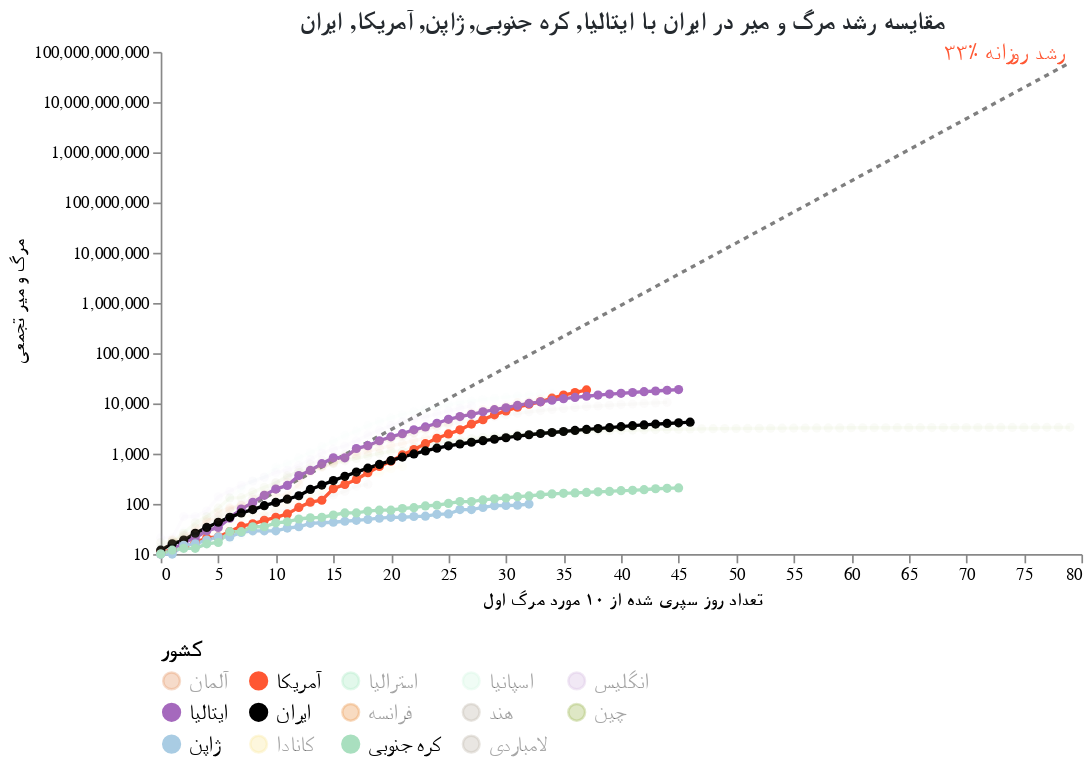

Write notebook code for a chart like this one.
### Code cell
#hide_input
chart = make_since_chart()
chart

### Figure 1 — Vega-Lite specification as saved in the notebook (floating-point values rounded to 4 significant figures; data arrays with more than 128 entries replaced by an {"elided": "..."} marker saying what was removed)
{"config": {"view": {"continuousWidth": 400, "continuousHeight": 300, "strokeOpacity": 0}, "axis": {"grid": false}, "title": {"color": "#24292e", "font": "Tahoma", "fontSize": 15}}, "layer": [{"mark": {"type": "line", "color": "black", "opacity": 0.5, "strokeDash": [3, 3]}, "encoding": {"x": {"type": "quantitative", "field": "Days since 10th death"}, "y": {"type": "quantitative", "field": "Confirmed Cases"}}}, {"mark": {"type": "text", "align": "right", "color": "#FF5733", "dy": -6, "fontSize": 14, "text": "۳۳٪ رشد روزانه"}, "encoding": {"x": {"type": "quantitative", "field": "Days since 10th death"}, "y": {"type": "quantitative", "field": "Confirmed Cases"}}, "transform": [{"filter": "(datum['Days since 10th death'] >= 79)"}]}, {"data": {"name": "data-f8c9fd1bc915c23dace419bb4ce1d984"}, "mark": {"type": "line", "point": true}, "encoding": {"color": {"type": "nominal", "field": "Country", "legend": {"columns": 5, "labelFont": "Tahoma", "labelFontSize": 13, "orient": "bottom", "symbolLimit": 100, "title": "کشور", "titleFont": "Tahoma", "titleFontSize": 14}, "scale": {"domain": ["آلمان", "آمریکا", "استرالیا", "اسپانیا", "انگلیس", "ایتالیا", "ایران", "فرانسه", "هند", "چین", "ژاپن", "کانادا", "کره جنوبی", "لامباردی"], "range": ["#E59866", "#FF5733", "#ABEBC6", "#D5F5E3", "#D7BDE2", "#A569BD", "black", "#EB984E", "#C1B7AD", "#A1BA59", "#A9CCE3", "#F9E79F", "#A9DFBF", "#C1B7AD"]}}, "opacity": {"condition": {"value": 1, "selection": "selector001"}, "value": 0.05}, "tooltip": [{"type": "nominal", "field": "Country"}, {"type": "temporal", "field": "Date"}, {"type": "quantitative", "field": "Confirmed Cases"}, {"type": "quantitative", "field": "Days since 10th death"}], "x": {"type": "quantitative", "axis": {"title": "تعداد روز سپری شده از ۱۰ مورد مرگ اول", "titleFont": "Tahoma"}, "field": "Days since 10th death"}, "y": {"type": "quantitative", "axis": {"title": "مرگ و میر تجمعی", "titleFont": "Tahoma"}, "field": "Confirmed Cases", "scale": {"type": "log"}}}, "selection": {"selector001": {"type": "multi", "fields": ["Country"], "bind": "legend", "init": [{"Country": "ایتالیا"}, {"Country": "کره جنوبی"}, {"Country": "ژاپن"}, {"Country": "آمریکا"}, {"Country": "ایران"}]}}, "width": 550}, {"data": {"name": "data-f8c9fd1bc915c23dace419bb4ce1d984"}, "mark": {"type": "text", "align": "right", "dy": -8, "fontWeight": "bold"}, "encoding": {"color": {"type": "nominal", "field": "Country", "legend": {"columns": 5, "labelFont": "Tahoma", "labelFontSize": 13, "orient": "bottom", "symbolLimit": 100, "title": "کشور", "titleFont": "Tahoma", "titleFontSize": 14}, "scale": {"domain": ["آلمان", "آمریکا", "استرالیا", "اسپانیا", "انگلیس", "ایتالیا", "ایران", "فرانسه", "هند", "چین", "ژاپن", "کانادا", "کره جنوبی", "لامباردی"], "range": ["#E59866", "#FF5733", "#ABEBC6", "#D5F5E3", "#D7BDE2", "#A569BD", "black", "#EB984E", "#C1B7AD", "#A1BA59", "#A9CCE3", "#F9E79F", "#A9DFBF", "#C1B7AD"]}}, "opacity": {"condition": {"value": 1, "selection": "selector001"}, "value": 0.05}, "text": {"type": "nominal", "field": "Country"}, "tooltip": [{"type": "nominal", "field": "Country"}, {"type": "temporal", "field": "Date"}, {"type": "quantitative", "field": "Confirmed Cases"}, {"type": "quantitative", "field": "Days since 10th death"}], "x": {"type": "quantitative", "axis": {"title": "تعداد روز سپری شده از ۱۰ مورد مرگ اول", "titleFont": "Tahoma"}, "field": "Days since 10th death"}, "y": {"type": "quantitative", "axis": {"title": "مرگ و میر تجمعی", "titleFont": "Tahoma"}, "field": "Confirmed Cases", "scale": {"type": "log"}}}, "transform": [{"filter": "(datum['Date'] >= 1586563200000)"}], "width": 550}], "data": {"name": "data-61e37c3417393c8a6cc80c454b7f6df1"}, "title": "مقایسه رشد مرگ و میر در ایران با ایتالیا, کره جنوبی, ژاپن, آمریکا, ایران", "$schema": "https://vega.github.io/schema/vega-lite/v4.8.1.json", "datasets": {"data-61e37c3417393c8a6cc80c454b7f6df1": [{"Days since 10th death": 0, "Confirmed Cases": 10.0}, {"Days since 10th death": 1, "Confirmed Cases": 13.3}, {"Days since 10th death": 2, "Confirmed Cases": 17.69}, {"Days since 10th death": 3, "Confirmed Cases": 23.53}, {"Days since 10th death": 4, "Confirmed Cases": 31.29}, {"Days since 10th death": 5, "Confirmed Cases": 41.62}, {"Days since 10th death": 6, "Confirmed Cases": 55.35}, {"Days since 10th death": 7, "Confirmed Cases": 73.61}, {"Days since 10th death": 8, "Confirmed Cases": 97.91}, {"Days since 10th death": 9, "Confirmed Cases": 130.2}, {"Days since 10th death": 10, "Confirmed Cases": 173.2}, {"Days since 10th death": 11, "Confirmed Cases": 230.3}, {"Days since 10th death": 12, "Confirmed Cases": 306.4}, {"Days since 10th death": 13, "Confirmed Cases": 407.4}, {"Days since 10th death": 14, "Confirmed Cases": 541.9}, {"Days since 10th death": 15, "Confirmed Cases": 720.7}, {"Days since 10th death": 16, "Confirmed Cases": 958.6}, {"Days since 10th death": 17, "Confirmed Cases": 1275.0}, {"Days since 10th death": 18, "Confirmed Cases": 1696.0}, {"Days since 10th death": 19, "Confirmed Cases": 2255.0}, {"Days since 10th death": 20, "Confirmed Cases": 2999.0}, {"Days since 10th death": 21, "Confirmed Cases": 3989.0}, {"Days since 10th death": 22, "Confirmed Cases": 5306.0}, {"Days since 10th death": 23, "Confirmed Cases": 7056.0}, {"Days since 10th death": 24, "Confirmed Cases": 9385.0}, {"Days since 10th death": 25, "Confirmed Cases": 12480.0}, {"Days since 10th death": 26, "Confirmed Cases": 16600.0}, {"Days since 10th death": 27, "Confirmed Cases": 22080.0}, {"Days since 10th death": 28, "Confirmed Cases": 29370.0}, {"Days since 10th death": 29, "Confirmed Cases": 39060.0}, {"Days since 10th death": 30, "Confirmed Cases": 51950.0}, {"Days since 10th death": 31, "Confirmed Cases": 69090.0}, {"Days since 10th death": 32, "Confirmed Cases": 91890.0}, {"Days since 10th death": 33, "Confirmed Cases": 122200.0}, {"Days since 10th death": 34, "Confirmed Cases": 162500.0}, {"Days since 10th death": 35, "Confirmed Cases": 216200.0}, {"Days since 10th death": 36, "Confirmed Cases": 287500.0}, {"Days since 10th death": 37, "Confirmed Cases": 382400.0}, {"Days since 10th death": 38, "Confirmed Cases": 508600.0}, {"Days since 10th death": 39, "Confirmed Cases": 676400.0}, {"Days since 10th death": 40, "Confirmed Cases": 899600.0}, {"Days since 10th death": 41, "Confirmed Cases": 1197000.0}, {"Days since 10th death": 42, "Confirmed Cases": 1591000.0}, {"Days since 10th death": 43, "Confirmed Cases": 2117000.0}, {"Days since 10th death": 44, "Confirmed Cases": 2815000.0}, {"Days since 10th death": 45, "Confirmed Cases": 3744000.0}, {"Days since 10th death": 46, "Confirmed Cases": 4979000.0}, {"Days since 10th death": 47, "Confirmed Cases": 6623000.0}, {"Days since 10th death": 48, "Confirmed Cases": 8808000.0}, {"Days since 10th death": 49, "Confirmed Cases": 11710000.0}, {"Days since 10th death": 50, "Confirmed Cases": 15580000.0}, {"Days since 10th death": 51, "Confirmed Cases": 20720000.0}, {"Days since 10th death": 52, "Confirmed Cases": 27560000.0}, {"Days since 10th death": 53, "Confirmed Cases": 36660000.0}, {"Days since 10th death": 54, "Confirmed Cases": 48750000.0}, {"Days since 10th death": 55, "Confirmed Cases": 64840000.0}, {"Days since 10th death": 56, "Confirmed Cases": 86240000.0}, {"Days since 10th death": 57, "Confirmed Cases": 114700000.0}, {"Days since 10th death": 58, "Confirmed Cases": 152500000.0}, {"Days since 10th death": 59, "Confirmed Cases": 202900000.0}, {"Days since 10th death": 60, "Confirmed Cases": 269800000.0}, {"Days since 10th death": 61, "Confirmed Cases": 358900000.0}, {"Days since 10th death": 62, "Confirmed Cases": 477300000.0}, {"Days since 10th death": 63, "Confirmed Cases": 634800000.0}, {"Days since 10th death": 64, "Confirmed Cases": 844300000.0}, {"Days since 10th death": 65, "Confirmed Cases": 1123000000.0}, {"Days since 10th death": 66, "Confirmed Cases": 1494000000.0}, {"Days since 10th death": 67, "Confirmed Cases": 1986000000.0}, {"Days since 10th death": 68, "Confirmed Cases": 2642000000.0}, {"Days since 10th death": 69, "Confirmed Cases": 3514000000.0}, {"Days since 10th death": 70, "Confirmed Cases": 4673000000.0}, {"Days since 10th death": 71, "Confirmed Cases": 6215000000.0}, {"Days since 10th death": 72, "Confirmed Cases": 8266000000.0}, {"Days since 10th death": 73, "Confirmed Cases": 10990000000.0}, {"Days since 10th death": 74, "Confirmed Cases": 14620000000.0}, {"Days since 10th death": 75, "Confirmed Cases": 19450000000.0}, {"Days since 10th death": 76, "Confirmed Cases": 25870000000.0}, {"Days since 10th death": 77, "Confirmed Cases": 34400000000.0}, {"Days since 10th death": 78, "Confirmed Cases": 45750000000.0}, {"Days since 10th death": 79, "Confirmed Cases": 60850000000.0}], "data-f8c9fd1bc915c23dace419bb4ce1d984": {"elided": "517 records"}}}
